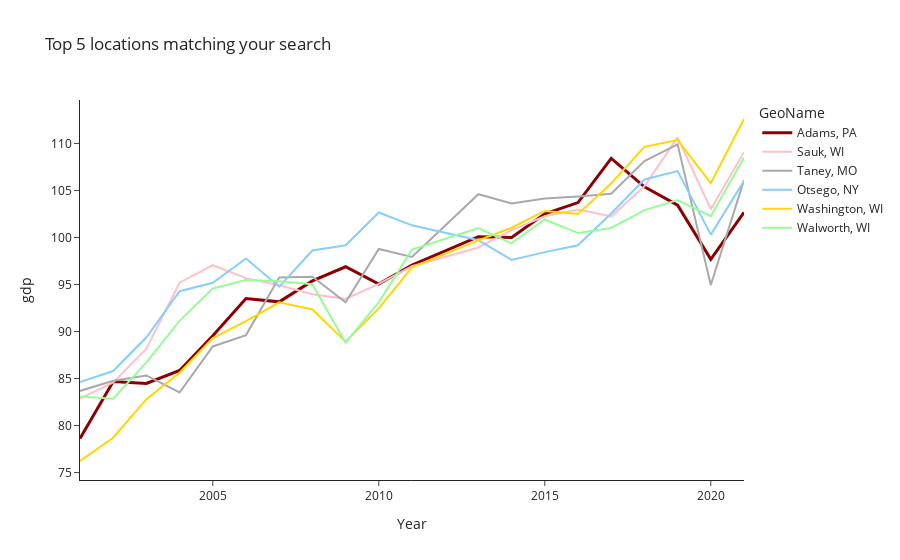

Notebook code cell kept with this figure:
### Markdown cell above
You can simply visualize the top n best matches by calling `show_kins_plot()`. `n` is to be specified when you initiate a query, its default value is 5. An example with a different `n` will be shown later.

### Code cell
fig = f.show_kins_plot()

### Figure 1 — Plotly figure (JSON) as saved in the notebook; plotly's stock layout.template omitted (floating-point values rounded to 4 significant figures)
{"data": [{"line": {"color": "darkred", "width": 3}, "mode": "lines", "name": "Adams, PA", "text": "Adams, PA", "textposition": "top right", "type": "scatter", "x": [2001, 2002, 2003, 2004, 2005, 2006, 2007, 2008, 2009, 2010, 2011, 2013, 2014, 2015, 2016, 2017, 2018, 2019, 2020, 2021], "y": [78.62, 84.69, 84.47, 85.86, 89.56, 93.51, 93.15, 95.38, 96.89, 95.04, 97.07, 100.1, 100.0, 102.5, 103.7, 108.4, 105.4, 103.4, 97.68, 102.7]}, {"line": {"color": "#FFC0CB"}, "mode": "lines", "name": "Sauk, WI", "text": "Sauk, WI", "textposition": "top right", "type": "scatter", "x": [2001, 2002, 2003, 2004, 2005, 2006, 2007, 2008, 2009, 2010, 2011, 2013, 2014, 2015, 2016, 2017, 2018, 2019, 2020, 2021], "y": [82.88, 84.59, 88.18, 95.19, 97.05, 95.67, 94.92, 93.95, 93.47, 95.06, 96.95, 98.94, 100.8, 102.3, 103.0, 102.2, 105.4, 110.6, 103.0, 109.1]}, {"line": {"color": "#A9A9A9"}, "mode": "lines", "name": "Taney, MO", "text": "Taney, MO", "textposition": "top right", "type": "scatter", "x": [2001, 2002, 2003, 2004, 2005, 2006, 2007, 2008, 2009, 2010, 2011, 2013, 2014, 2015, 2016, 2017, 2018, 2019, 2020, 2021], "y": [83.68, 84.76, 85.32, 83.51, 88.41, 89.62, 95.73, 95.83, 93.11, 98.77, 97.93, 104.6, 103.6, 104.2, 104.4, 104.6, 108.1, 109.9, 94.95, 106.1]}, {"line": {"color": "#87CEFA"}, "mode": "lines", "name": "Otsego, NY", "text": "Otsego, NY", "textposition": "top right", "type": "scatter", "x": [2001, 2002, 2003, 2004, 2005, 2006, 2007, 2008, 2009, 2010, 2011, 2013, 2014, 2015, 2016, 2017, 2018, 2019, 2020, 2021], "y": [84.62, 85.8, 89.38, 94.28, 95.18, 97.76, 94.76, 98.62, 99.18, 102.7, 101.3, 99.71, 97.62, 98.44, 99.17, 102.6, 106.2, 107.1, 100.3, 106.0]}, {"line": {"color": "#FFD700"}, "mode": "lines", "name": "Washington, WI", "text": "Washington, WI", "textposition": "top right", "type": "scatter", "x": [2001, 2002, 2003, 2004, 2005, 2006, 2007, 2008, 2009, 2010, 2011, 2013, 2014, 2015, 2016, 2017, 2018, 2019, 2020, 2021], "y": [76.23, 78.71, 82.81, 85.62, 89.29, 91.11, 93.11, 92.33, 88.92, 92.46, 96.82, 99.69, 101.0, 102.8, 102.5, 105.7, 109.6, 110.4, 105.8, 112.6]}, {"line": {"color": "#98FB98"}, "mode": "lines", "name": "Walworth, WI", "text": "Walworth, WI", "textposition": "top right", "type": "scatter", "x": [2001, 2002, 2003, 2004, 2005, 2006, 2007, 2008, 2009, 2010, 2011, 2013, 2014, 2015, 2016, 2017, 2018, 2019, 2020, 2021], "y": [83.08, 82.85, 86.72, 91.13, 94.58, 95.46, 95.35, 95.04, 88.81, 93.11, 98.7, 101.0, 99.37, 101.9, 100.5, 101.0, 102.9, 104.0, 102.3, 108.5]}], "layout": {"legend": {"title": {"text": "GeoName"}}, "title": {"text": "Top 5 locations matching your search"}, "xaxis": {"title": {"text": "Year"}}, "yaxis": {"title": {"text": "gdp"}}}}
